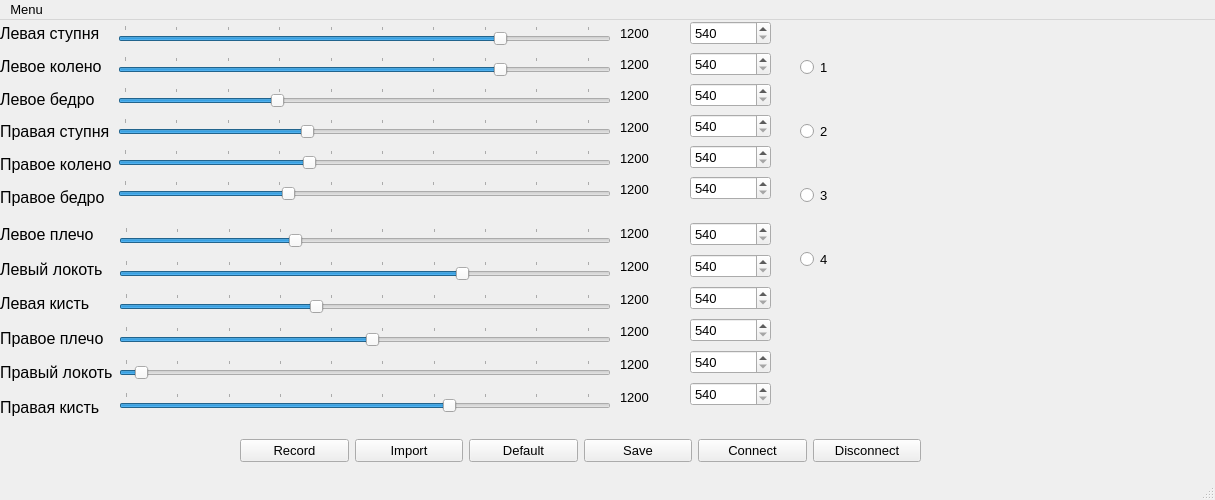
<?xml version="1.0" encoding="UTF-8"?>
<ui version="4.0">
 <class>Model_main</class>
 <widget class="QMainWindow" name="Model_main">
  <property name="geometry">
   <rect>
    <x>0</x>
    <y>0</y>
    <width>1215</width>
    <height>500</height>
   </rect>
  </property>
  <property name="minimumSize">
   <size>
    <width>800</width>
    <height>500</height>
   </size>
  </property>
  <property name="maximumSize">
   <size>
    <width>1500</width>
    <height>720</height>
   </size>
  </property>
  <property name="palette">
   <palette>
    <active/>
    <inactive/>
    <disabled/>
   </palette>
  </property>
  <property name="font">
   <font>
    <pointsize>10</pointsize>
    <bold>false</bold>
   </font>
  </property>
  <property name="windowTitle">
   <string>RoboControl</string>
  </property>
  <property name="windowIcon">
   <iconset>
    <normaloff>../../Users/ThinkBook/Downloads/RoboControl Logo.png</normaloff>../../Users/ThinkBook/Downloads/RoboControl Logo.png</iconset>
  </property>
  <property name="autoFillBackground">
   <bool>true</bool>
  </property>
  <widget class="QWidget" name="centralwidget">
   <property name="maximumSize">
    <size>
     <width>1500</width>
     <height>720</height>
    </size>
   </property>
   <widget class="QWidget" name="layoutWidget_2">
    <property name="geometry">
     <rect>
      <x>690</x>
      <y>200</y>
      <width>81</width>
      <height>191</height>
     </rect>
    </property>
    <layout class="QVBoxLayout" name="verticalLayout_6">
     <item>
      <widget class="QSpinBox" name="spinBox_7">
       <property name="minimum">
        <number>540</number>
       </property>
       <property name="maximum">
        <number>2400</number>
       </property>
      </widget>
     </item>
     <item>
      <widget class="QSpinBox" name="spinBox_8">
       <property name="minimum">
        <number>540</number>
       </property>
       <property name="maximum">
        <number>2400</number>
       </property>
      </widget>
     </item>
     <item>
      <widget class="QSpinBox" name="spinBox_9">
       <property name="minimum">
        <number>540</number>
       </property>
       <property name="maximum">
        <number>2400</number>
       </property>
      </widget>
     </item>
     <item>
      <widget class="QSpinBox" name="spinBox_10">
       <property name="minimum">
        <number>540</number>
       </property>
       <property name="maximum">
        <number>2400</number>
       </property>
      </widget>
     </item>
     <item>
      <widget class="QSpinBox" name="spinBox_11">
       <property name="minimum">
        <number>540</number>
       </property>
       <property name="maximum">
        <number>2400</number>
       </property>
      </widget>
     </item>
     <item>
      <widget class="QSpinBox" name="spinBox_12">
       <property name="minimum">
        <number>540</number>
       </property>
       <property name="maximum">
        <number>2400</number>
       </property>
      </widget>
     </item>
    </layout>
   </widget>
   <widget class="QWidget" name="layoutWidget_3">
    <property name="geometry">
     <rect>
      <x>620</x>
      <y>200</y>
      <width>51</width>
      <height>191</height>
     </rect>
    </property>
    <layout class="QVBoxLayout" name="verticalLayout_8">
     <item>
      <widget class="QLabel" name="valuelabel_7">
       <property name="text">
        <string>1200</string>
       </property>
      </widget>
     </item>
     <item>
      <widget class="QLabel" name="valuelabel_8">
       <property name="text">
        <string>1200</string>
       </property>
      </widget>
     </item>
     <item>
      <widget class="QLabel" name="valuelabel_9">
       <property name="text">
        <string>1200</string>
       </property>
      </widget>
     </item>
     <item>
      <widget class="QLabel" name="valuelabel_10">
       <property name="text">
        <string>1200</string>
       </property>
      </widget>
     </item>
     <item>
      <widget class="QLabel" name="valuelabel_11">
       <property name="text">
        <string>1200</string>
       </property>
      </widget>
     </item>
     <item>
      <widget class="QLabel" name="valuelabel_12">
       <property name="text">
        <string>1200</string>
       </property>
      </widget>
     </item>
    </layout>
   </widget>
   <widget class="QWidget" name="layoutWidget">
    <property name="geometry">
     <rect>
      <x>0</x>
      <y>200</y>
      <width>611</width>
      <height>201</height>
     </rect>
    </property>
    <property name="sizeIncrement">
     <size>
      <width>400</width>
      <height>0</height>
     </size>
    </property>
    <property name="baseSize">
     <size>
      <width>0</width>
      <height>0</height>
     </size>
    </property>
    <property name="font">
     <font>
      <pointsize>12</pointsize>
      <bold>false</bold>
     </font>
    </property>
    <property name="autoFillBackground">
     <bool>true</bool>
    </property>
    <layout class="QHBoxLayout" name="horizontalLayout">
     <item>
      <layout class="QVBoxLayout" name="verticalLayout_3">
       <item>
        <widget class="QLabel" name="label_7">
         <property name="font">
          <font>
           <pointsize>12</pointsize>
           <bold>false</bold>
          </font>
         </property>
         <property name="text">
          <string>Левое плечо</string>
         </property>
        </widget>
       </item>
       <item>
        <widget class="QLabel" name="label_8">
         <property name="font">
          <font>
           <pointsize>12</pointsize>
           <bold>false</bold>
          </font>
         </property>
         <property name="text">
          <string>Левый локоть</string>
         </property>
        </widget>
       </item>
       <item>
        <widget class="QLabel" name="label_9">
         <property name="font">
          <font>
           <pointsize>12</pointsize>
           <bold>false</bold>
          </font>
         </property>
         <property name="text">
          <string>Левая кисть</string>
         </property>
        </widget>
       </item>
       <item>
        <widget class="QLabel" name="label_10">
         <property name="font">
          <font>
           <pointsize>12</pointsize>
           <bold>false</bold>
          </font>
         </property>
         <property name="text">
          <string>Правое плечо</string>
         </property>
        </widget>
       </item>
       <item>
        <widget class="QLabel" name="label_11">
         <property name="font">
          <font>
           <pointsize>12</pointsize>
           <bold>false</bold>
          </font>
         </property>
         <property name="text">
          <string>Правый локоть</string>
         </property>
        </widget>
       </item>
       <item>
        <widget class="QLabel" name="label_12">
         <property name="font">
          <font>
           <pointsize>12</pointsize>
           <bold>false</bold>
          </font>
         </property>
         <property name="text">
          <string>Правая кисть</string>
         </property>
        </widget>
       </item>
      </layout>
     </item>
     <item>
      <layout class="QVBoxLayout" name="verticalLayout_2">
       <item>
        <widget class="QSlider" name="horizontalSlider_7">
         <property name="sizeIncrement">
          <size>
           <width>400</width>
           <height>0</height>
          </size>
         </property>
         <property name="baseSize">
          <size>
           <width>0</width>
           <height>0</height>
          </size>
         </property>
         <property name="autoFillBackground">
          <bool>true</bool>
         </property>
         <property name="minimum">
          <number>540</number>
         </property>
         <property name="maximum">
          <number>2400</number>
         </property>
         <property name="sliderPosition">
          <number>1200</number>
         </property>
         <property name="orientation">
          <enum>Qt::Horizontal</enum>
         </property>
         <property name="tickPosition">
          <enum>QSlider::TicksAbove</enum>
         </property>
         <property name="tickInterval">
          <number>200</number>
         </property>
        </widget>
       </item>
       <item>
        <widget class="QSlider" name="horizontalSlider_8">
         <property name="sizeIncrement">
          <size>
           <width>400</width>
           <height>0</height>
          </size>
         </property>
         <property name="baseSize">
          <size>
           <width>0</width>
           <height>0</height>
          </size>
         </property>
         <property name="autoFillBackground">
          <bool>true</bool>
         </property>
         <property name="minimum">
          <number>540</number>
         </property>
         <property name="maximum">
          <number>2400</number>
         </property>
         <property name="value">
          <number>1850</number>
         </property>
         <property name="sliderPosition">
          <number>1850</number>
         </property>
         <property name="orientation">
          <enum>Qt::Horizontal</enum>
         </property>
         <property name="tickPosition">
          <enum>QSlider::TicksAbove</enum>
         </property>
         <property name="tickInterval">
          <number>200</number>
         </property>
        </widget>
       </item>
       <item>
        <widget class="QSlider" name="horizontalSlider_9">
         <property name="sizeIncrement">
          <size>
           <width>400</width>
           <height>0</height>
          </size>
         </property>
         <property name="baseSize">
          <size>
           <width>0</width>
           <height>0</height>
          </size>
         </property>
         <property name="autoFillBackground">
          <bool>true</bool>
         </property>
         <property name="minimum">
          <number>540</number>
         </property>
         <property name="maximum">
          <number>2400</number>
         </property>
         <property name="value">
          <number>1280</number>
         </property>
         <property name="sliderPosition">
          <number>1280</number>
         </property>
         <property name="orientation">
          <enum>Qt::Horizontal</enum>
         </property>
         <property name="tickPosition">
          <enum>QSlider::TicksAbove</enum>
         </property>
         <property name="tickInterval">
          <number>200</number>
         </property>
        </widget>
       </item>
       <item>
        <widget class="QSlider" name="horizontalSlider_10">
         <property name="sizeIncrement">
          <size>
           <width>400</width>
           <height>0</height>
          </size>
         </property>
         <property name="baseSize">
          <size>
           <width>0</width>
           <height>0</height>
          </size>
         </property>
         <property name="autoFillBackground">
          <bool>true</bool>
         </property>
         <property name="minimum">
          <number>540</number>
         </property>
         <property name="maximum">
          <number>2400</number>
         </property>
         <property name="value">
          <number>1500</number>
         </property>
         <property name="sliderPosition">
          <number>1500</number>
         </property>
         <property name="orientation">
          <enum>Qt::Horizontal</enum>
         </property>
         <property name="tickPosition">
          <enum>QSlider::TicksAbove</enum>
         </property>
         <property name="tickInterval">
          <number>200</number>
         </property>
        </widget>
       </item>
       <item>
        <widget class="QSlider" name="horizontalSlider_11">
         <property name="sizeIncrement">
          <size>
           <width>400</width>
           <height>0</height>
          </size>
         </property>
         <property name="baseSize">
          <size>
           <width>0</width>
           <height>0</height>
          </size>
         </property>
         <property name="autoFillBackground">
          <bool>true</bool>
         </property>
         <property name="minimum">
          <number>540</number>
         </property>
         <property name="maximum">
          <number>2400</number>
         </property>
         <property name="value">
          <number>600</number>
         </property>
         <property name="sliderPosition">
          <number>600</number>
         </property>
         <property name="orientation">
          <enum>Qt::Horizontal</enum>
         </property>
         <property name="tickPosition">
          <enum>QSlider::TicksAbove</enum>
         </property>
         <property name="tickInterval">
          <number>200</number>
         </property>
        </widget>
       </item>
       <item>
        <widget class="QSlider" name="horizontalSlider_12">
         <property name="sizeIncrement">
          <size>
           <width>400</width>
           <height>0</height>
          </size>
         </property>
         <property name="baseSize">
          <size>
           <width>0</width>
           <height>0</height>
          </size>
         </property>
         <property name="autoFillBackground">
          <bool>true</bool>
         </property>
         <property name="minimum">
          <number>540</number>
         </property>
         <property name="maximum">
          <number>2400</number>
         </property>
         <property name="value">
          <number>1800</number>
         </property>
         <property name="sliderPosition">
          <number>1800</number>
         </property>
         <property name="orientation">
          <enum>Qt::Horizontal</enum>
         </property>
         <property name="tickPosition">
          <enum>QSlider::TicksAbove</enum>
         </property>
         <property name="tickInterval">
          <number>200</number>
         </property>
        </widget>
       </item>
      </layout>
     </item>
    </layout>
   </widget>
   <widget class="QWidget" name="layoutWidget">
    <property name="geometry">
     <rect>
      <x>0</x>
      <y>0</y>
      <width>611</width>
      <height>191</height>
     </rect>
    </property>
    <property name="sizeIncrement">
     <size>
      <width>400</width>
      <height>0</height>
     </size>
    </property>
    <property name="baseSize">
     <size>
      <width>0</width>
      <height>0</height>
     </size>
    </property>
    <property name="font">
     <font>
      <pointsize>12</pointsize>
      <bold>false</bold>
     </font>
    </property>
    <property name="autoFillBackground">
     <bool>true</bool>
    </property>
    <layout class="QHBoxLayout" name="horizontalLayout_2">
     <item>
      <layout class="QVBoxLayout" name="verticalLayout_4">
       <item>
        <widget class="QLabel" name="label_2">
         <property name="font">
          <font>
           <pointsize>12</pointsize>
           <bold>false</bold>
          </font>
         </property>
         <property name="text">
          <string>Левая ступня</string>
         </property>
        </widget>
       </item>
       <item>
        <widget class="QLabel" name="label">
         <property name="font">
          <font>
           <pointsize>12</pointsize>
           <bold>false</bold>
          </font>
         </property>
         <property name="text">
          <string>Левое колено</string>
         </property>
        </widget>
       </item>
       <item>
        <widget class="QLabel" name="label_3">
         <property name="font">
          <font>
           <pointsize>12</pointsize>
           <bold>false</bold>
          </font>
         </property>
         <property name="text">
          <string>Левое бедро</string>
         </property>
        </widget>
       </item>
       <item>
        <widget class="QLabel" name="label_4">
         <property name="font">
          <font>
           <pointsize>12</pointsize>
           <bold>false</bold>
          </font>
         </property>
         <property name="text">
          <string>Правая ступня</string>
         </property>
        </widget>
       </item>
       <item>
        <widget class="QLabel" name="label_5">
         <property name="font">
          <font>
           <pointsize>12</pointsize>
           <bold>false</bold>
          </font>
         </property>
         <property name="text">
          <string>Правое колено</string>
         </property>
        </widget>
       </item>
       <item>
        <widget class="QLabel" name="label_6">
         <property name="font">
          <font>
           <pointsize>12</pointsize>
           <bold>false</bold>
          </font>
         </property>
         <property name="text">
          <string>Правое бедро</string>
         </property>
        </widget>
       </item>
      </layout>
     </item>
     <item>
      <layout class="QVBoxLayout" name="verticalLayout">
       <item>
        <widget class="QSlider" name="horizontalSlider">
         <property name="sizeIncrement">
          <size>
           <width>400</width>
           <height>0</height>
          </size>
         </property>
         <property name="baseSize">
          <size>
           <width>0</width>
           <height>0</height>
          </size>
         </property>
         <property name="autoFillBackground">
          <bool>true</bool>
         </property>
         <property name="minimum">
          <number>540</number>
         </property>
         <property name="maximum">
          <number>2400</number>
         </property>
         <property name="value">
          <number>2000</number>
         </property>
         <property name="sliderPosition">
          <number>2000</number>
         </property>
         <property name="orientation">
          <enum>Qt::Horizontal</enum>
         </property>
         <property name="tickPosition">
          <enum>QSlider::TicksAbove</enum>
         </property>
         <property name="tickInterval">
          <number>200</number>
         </property>
        </widget>
       </item>
       <item>
        <widget class="QSlider" name="horizontalSlider_2">
         <property name="sizeIncrement">
          <size>
           <width>400</width>
           <height>0</height>
          </size>
         </property>
         <property name="baseSize">
          <size>
           <width>0</width>
           <height>0</height>
          </size>
         </property>
         <property name="autoFillBackground">
          <bool>true</bool>
         </property>
         <property name="minimum">
          <number>540</number>
         </property>
         <property name="maximum">
          <number>2400</number>
         </property>
         <property name="value">
          <number>2000</number>
         </property>
         <property name="sliderPosition">
          <number>2000</number>
         </property>
         <property name="orientation">
          <enum>Qt::Horizontal</enum>
         </property>
         <property name="tickPosition">
          <enum>QSlider::TicksAbove</enum>
         </property>
         <property name="tickInterval">
          <number>200</number>
         </property>
        </widget>
       </item>
       <item>
        <widget class="QSlider" name="horizontalSlider_3">
         <property name="sizeIncrement">
          <size>
           <width>400</width>
           <height>0</height>
          </size>
         </property>
         <property name="baseSize">
          <size>
           <width>0</width>
           <height>0</height>
          </size>
         </property>
         <property name="autoFillBackground">
          <bool>true</bool>
         </property>
         <property name="minimum">
          <number>540</number>
         </property>
         <property name="maximum">
          <number>2400</number>
         </property>
         <property name="value">
          <number>1130</number>
         </property>
         <property name="sliderPosition">
          <number>1130</number>
         </property>
         <property name="orientation">
          <enum>Qt::Horizontal</enum>
         </property>
         <property name="tickPosition">
          <enum>QSlider::TicksAbove</enum>
         </property>
         <property name="tickInterval">
          <number>200</number>
         </property>
        </widget>
       </item>
       <item>
        <widget class="QSlider" name="horizontalSlider_4">
         <property name="sizeIncrement">
          <size>
           <width>400</width>
           <height>0</height>
          </size>
         </property>
         <property name="baseSize">
          <size>
           <width>0</width>
           <height>0</height>
          </size>
         </property>
         <property name="autoFillBackground">
          <bool>true</bool>
         </property>
         <property name="minimum">
          <number>540</number>
         </property>
         <property name="maximum">
          <number>2400</number>
         </property>
         <property name="value">
          <number>1250</number>
         </property>
         <property name="sliderPosition">
          <number>1250</number>
         </property>
         <property name="orientation">
          <enum>Qt::Horizontal</enum>
         </property>
         <property name="tickPosition">
          <enum>QSlider::TicksAbove</enum>
         </property>
         <property name="tickInterval">
          <number>200</number>
         </property>
        </widget>
       </item>
       <item>
        <widget class="QSlider" name="horizontalSlider_5">
         <property name="sizeIncrement">
          <size>
           <width>400</width>
           <height>0</height>
          </size>
         </property>
         <property name="baseSize">
          <size>
           <width>0</width>
           <height>0</height>
          </size>
         </property>
         <property name="autoFillBackground">
          <bool>true</bool>
         </property>
         <property name="minimum">
          <number>540</number>
         </property>
         <property name="maximum">
          <number>2400</number>
         </property>
         <property name="value">
          <number>1256</number>
         </property>
         <property name="sliderPosition">
          <number>1256</number>
         </property>
         <property name="orientation">
          <enum>Qt::Horizontal</enum>
         </property>
         <property name="tickPosition">
          <enum>QSlider::TicksAbove</enum>
         </property>
         <property name="tickInterval">
          <number>200</number>
         </property>
        </widget>
       </item>
       <item>
        <widget class="QSlider" name="horizontalSlider_6">
         <property name="sizeIncrement">
          <size>
           <width>400</width>
           <height>0</height>
          </size>
         </property>
         <property name="baseSize">
          <size>
           <width>0</width>
           <height>0</height>
          </size>
         </property>
         <property name="autoFillBackground">
          <bool>true</bool>
         </property>
         <property name="minimum">
          <number>540</number>
         </property>
         <property name="maximum">
          <number>2400</number>
         </property>
         <property name="value">
          <number>1176</number>
         </property>
         <property name="sliderPosition">
          <number>1176</number>
         </property>
         <property name="orientation">
          <enum>Qt::Horizontal</enum>
         </property>
         <property name="tickPosition">
          <enum>QSlider::TicksAbove</enum>
         </property>
         <property name="tickInterval">
          <number>200</number>
         </property>
        </widget>
       </item>
      </layout>
     </item>
    </layout>
   </widget>
   <widget class="QWidget" name="layoutWidget">
    <property name="geometry">
     <rect>
      <x>690</x>
      <y>0</y>
      <width>81</width>
      <height>181</height>
     </rect>
    </property>
    <layout class="QVBoxLayout" name="verticalLayout_5">
     <item>
      <widget class="QSpinBox" name="spinBox">
       <property name="minimum">
        <number>540</number>
       </property>
       <property name="maximum">
        <number>2400</number>
       </property>
      </widget>
     </item>
     <item>
      <widget class="QSpinBox" name="spinBox_2">
       <property name="minimum">
        <number>540</number>
       </property>
       <property name="maximum">
        <number>2400</number>
       </property>
      </widget>
     </item>
     <item>
      <widget class="QSpinBox" name="spinBox_3">
       <property name="minimum">
        <number>540</number>
       </property>
       <property name="maximum">
        <number>2400</number>
       </property>
      </widget>
     </item>
     <item>
      <widget class="QSpinBox" name="spinBox_4">
       <property name="minimum">
        <number>540</number>
       </property>
       <property name="maximum">
        <number>2400</number>
       </property>
      </widget>
     </item>
     <item>
      <widget class="QSpinBox" name="spinBox_5">
       <property name="minimum">
        <number>540</number>
       </property>
       <property name="maximum">
        <number>2400</number>
       </property>
      </widget>
     </item>
     <item>
      <widget class="QSpinBox" name="spinBox_6">
       <property name="minimum">
        <number>540</number>
       </property>
       <property name="maximum">
        <number>2400</number>
       </property>
      </widget>
     </item>
    </layout>
   </widget>
   <widget class="QWidget" name="layoutWidget">
    <property name="geometry">
     <rect>
      <x>240</x>
      <y>410</y>
      <width>681</width>
      <height>41</height>
     </rect>
    </property>
    <layout class="QHBoxLayout" name="horizontalLayout_3">
     <item>
      <widget class="QPushButton" name="pushButton">
       <property name="text">
        <string>Record</string>
       </property>
      </widget>
     </item>
     <item>
      <widget class="QPushButton" name="pushButton_2">
       <property name="text">
        <string>Import</string>
       </property>
      </widget>
     </item>
     <item>
      <widget class="QPushButton" name="pushButton_3">
       <property name="text">
        <string>Default</string>
       </property>
      </widget>
     </item>
     <item>
      <widget class="QPushButton" name="pushButton_6">
       <property name="text">
        <string>Save</string>
       </property>
      </widget>
     </item>
     <item>
      <widget class="QPushButton" name="pushButton_4">
       <property name="text">
        <string>Connect</string>
       </property>
      </widget>
     </item>
     <item>
      <widget class="QPushButton" name="pushButton_5">
       <property name="text">
        <string>Disconnect</string>
       </property>
      </widget>
     </item>
    </layout>
   </widget>
   <widget class="QWidget" name="layoutWidget">
    <property name="geometry">
     <rect>
      <x>620</x>
      <y>1</y>
      <width>51</width>
      <height>181</height>
     </rect>
    </property>
    <layout class="QVBoxLayout" name="verticalLayout_7">
     <item>
      <widget class="QLabel" name="valuelabel_1">
       <property name="text">
        <string>1200</string>
       </property>
      </widget>
     </item>
     <item>
      <widget class="QLabel" name="valuelabel_2">
       <property name="text">
        <string>1200</string>
       </property>
      </widget>
     </item>
     <item>
      <widget class="QLabel" name="valuelabel_3">
       <property name="text">
        <string>1200</string>
       </property>
      </widget>
     </item>
     <item>
      <widget class="QLabel" name="valuelabel_4">
       <property name="text">
        <string>1200</string>
       </property>
      </widget>
     </item>
     <item>
      <widget class="QLabel" name="valuelabel_5">
       <property name="text">
        <string>1200</string>
       </property>
      </widget>
     </item>
     <item>
      <widget class="QLabel" name="valuelabel_6">
       <property name="text">
        <string>1200</string>
       </property>
      </widget>
     </item>
    </layout>
   </widget>
   <widget class="QComboBox" name="cmbPort">
    <property name="geometry">
     <rect>
      <x>1090</x>
      <y>620</y>
      <width>131</width>
      <height>31</height>
     </rect>
    </property>
   </widget>
   <widget class="QWidget" name="horizontalLayoutWidget">
    <property name="geometry">
     <rect>
      <x>850</x>
      <y>10</y>
      <width>351</width>
      <height>271</height>
     </rect>
    </property>
    <layout class="QHBoxLayout" name="horizontalLayout_5">
     <item>
      <layout class="QVBoxLayout" name="verticalLayout_11">
       <item>
        <widget class="QLabel" name="label_13">
         <property name="font">
          <font>
           <pointsize>8</pointsize>
           <bold>false</bold>
          </font>
         </property>
         <property name="text">
          <string/>
         </property>
        </widget>
       </item>
       <item>
        <widget class="QLabel" name="label_14">
         <property name="font">
          <font>
           <pointsize>8</pointsize>
           <bold>false</bold>
          </font>
         </property>
         <property name="text">
          <string/>
         </property>
        </widget>
       </item>
       <item>
        <widget class="QLabel" name="label_15">
         <property name="font">
          <font>
           <pointsize>8</pointsize>
           <bold>false</bold>
          </font>
         </property>
         <property name="text">
          <string/>
         </property>
        </widget>
       </item>
       <item>
        <widget class="QLabel" name="label_16">
         <property name="font">
          <font>
           <pointsize>8</pointsize>
           <bold>false</bold>
          </font>
         </property>
         <property name="text">
          <string/>
         </property>
        </widget>
       </item>
      </layout>
     </item>
    </layout>
   </widget>
   <widget class="QWidget" name="verticalLayoutWidget">
    <property name="geometry">
     <rect>
      <x>800</x>
      <y>0</y>
      <width>41</width>
      <height>291</height>
     </rect>
    </property>
    <layout class="QVBoxLayout" name="verticalLayout_9">
     <item>
      <widget class="QRadioButton" name="radioButton">
       <property name="text">
        <string>1</string>
       </property>
      </widget>
     </item>
     <item>
      <widget class="QRadioButton" name="radioButton_2">
       <property name="text">
        <string>2</string>
       </property>
      </widget>
     </item>
     <item>
      <widget class="QRadioButton" name="radioButton_3">
       <property name="text">
        <string>3</string>
       </property>
      </widget>
     </item>
     <item>
      <widget class="QRadioButton" name="radioButton_4">
       <property name="text">
        <string>4</string>
       </property>
      </widget>
     </item>
    </layout>
   </widget>
  </widget>
  <widget class="QMenuBar" name="menubar">
   <property name="geometry">
    <rect>
     <x>0</x>
     <y>0</y>
     <width>1215</width>
     <height>19</height>
    </rect>
   </property>
   <widget class="QMenu" name="menuRoboControl">
    <property name="title">
     <string>Menu</string>
    </property>
   </widget>
   <addaction name="menuRoboControl"/>
  </widget>
  <widget class="QStatusBar" name="statusbar"/>
 </widget>
 <resources/>
 <connections/>
</ui>
